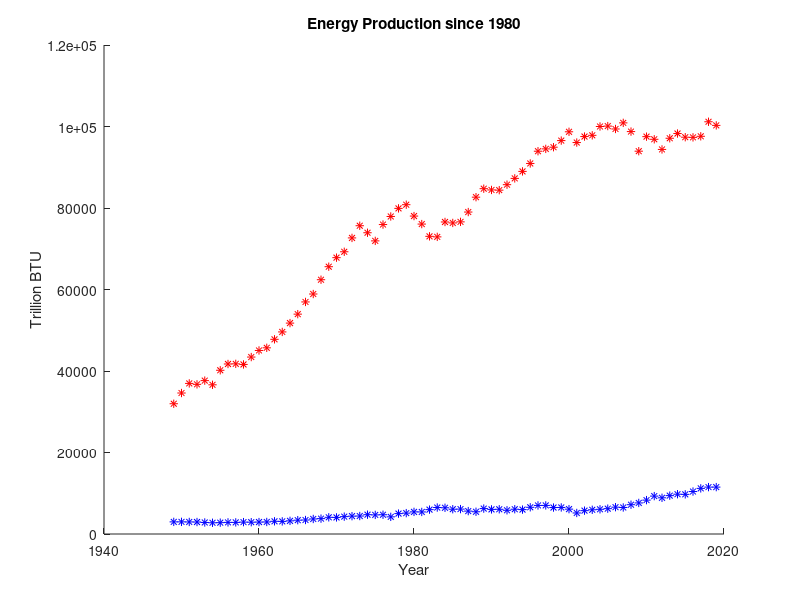
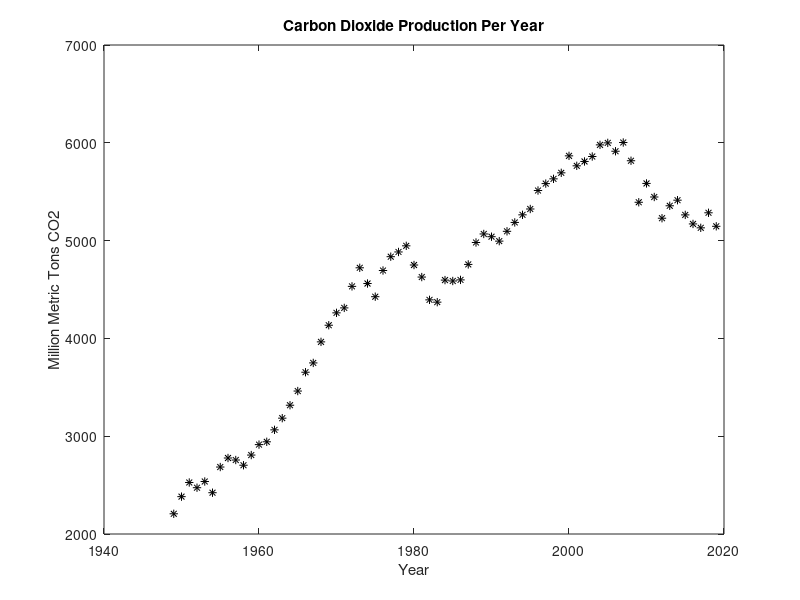
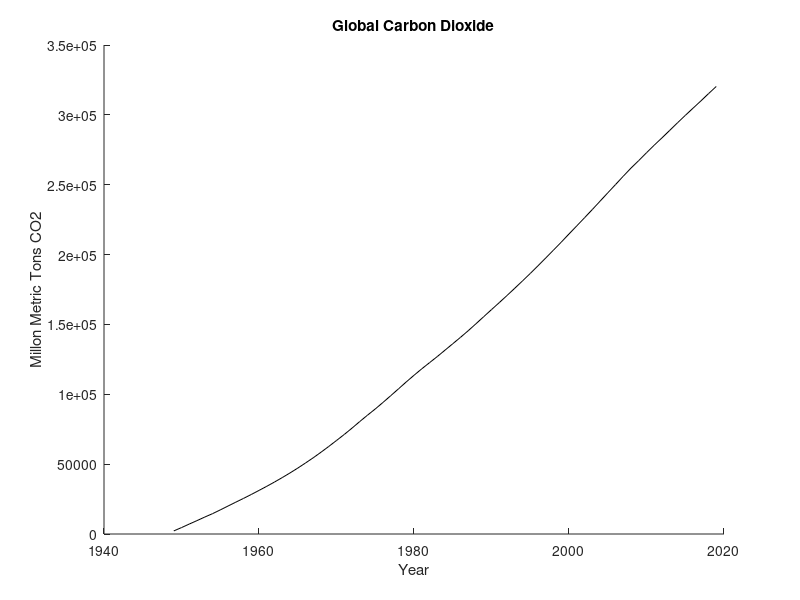

Reproduce these figures in MATLAB, in order. (Note: this script raises an error after producing the figures.)
function DataVisualizer()
    figure(1)
    plotEnergy();
    figure(2)
    plotCO2();
    figure(4)
    plotTemperature();
    fclose('all');
end

function plotEnergy()
    RenewableGen = textscan(fopen('Data/RenewableGen.csv'),'%d,%f');
    Energy = textscan(fopen('Data/Energy.csv'),'%d,%f');
    hold on
    plot(cell2mat(Energy(1)),cell2mat(Energy(2)),'r*');
    plot(cell2mat(RenewableGen(1)),cell2mat(RenewableGen(2)),'b*');
    hold off
    xlabel('Year');
    ylabel('Trillion BTU');
    title('Energy Production since 1980');
end

function plotTemperature()
    Temps = textscan(fopen('Data/Global_Temps.csv'),'%d,%f,%f');
    plot(cell2mat(Temps(1)),cell2mat(Temps(2)),'g*');
    xlabel('Year');
    ylabel('Degree Celsius');
    title('Global Temperature Anomaly');
end

function plotCO2()
    CO2 =  textscan(fopen('Data/CO2.csv'),'%f,%f');
    RegData = fscanf(fopen('Data/RegData.csv'),'%d,%f,%f,%f,%f\n',[5,inf])';
    plot(cell2mat(CO2(1)),cell2mat(CO2(2)),'k*');
    xlabel('Year');
    ylabel('Million Metric Tons CO2');
    title('Carbon Dioxide Production Per Year');
    figure(3);
    hold on
    plot(cell2mat(CO2(1)),cumsum(cell2mat(CO2(2))),'k-');
    xlabel('Year');
    ylabel('Millon Metric Tons CO2');
    title('Global Carbon Dioxide');
    %Year,Total Energy,Renewable Energy,CO2,Global Temps
    [trainedModel, validationRMSE] = trainRegressionModel(RegData);
    coeffsTE = polyfit(1949:2019,RegData(:,2),10);
    coeffsRE = polyfit(1949:2019,RegData(:,3),10);
    Y = 2019:2030;
    TE = polyval(coeffsTE,Y);
    RE = polyval(coeffsRE,Y);
    FutureCO2 = trainedModel.predictFcn([Y', TE', RE']);
    Offset = sum(RegData(:,4));
    plot(Y,cumsum(FutureCO2) + Offset,'r--');
    
end

